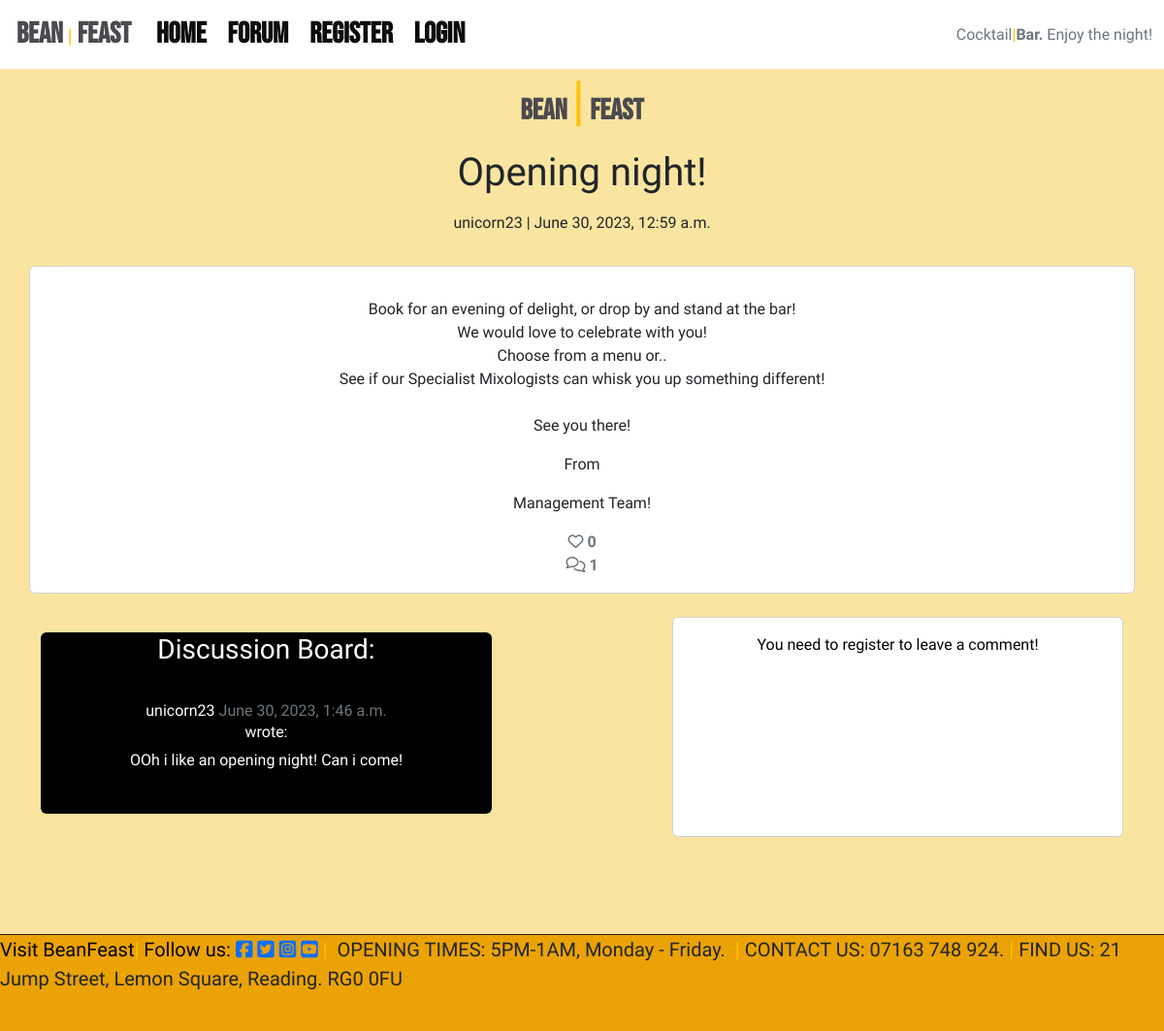
/opening-night/, run on the app's committed database.
### forum/models.py (models this page shows, shortened)
class Post(models.Model):
    title = models.CharField(max_length = 200, unique = True)
    slug = models.SlugField(max_length = 200, blank=True,  null=True, unique=True)
    author = models.ForeignKey(
    User, on_delete = models.CASCADE, related_name = 'forum_posts')
    updated_on = models.DateTimeField(auto_now = True)
    content = models.TextField()
    featured_image = CloudinaryField('image', default = 'placeholder')
    excerpt = models.TextField(blank = True)
    created_on = models.DateTimeField(auto_now_add = True)
    status = models.IntegerField(choices = STATUS, default = 0)
    likes = models.ManyToManyField(
    User, related_name = 'forum_likes', blank = True)
    class Meta:
        ordering = ['-created_on']
    def number_of_likes(self):
        return self.likes.count()

class Comment(models.Model):
    post = models.ForeignKey(
    Post, on_delete = models.CASCADE, related_name = 'comments')
    name = models.CharField(max_length = 80)
    body = models.TextField()
    created_on = models.DateTimeField(auto_now_add = True)
    approved = models.BooleanField(default = False)
    class Meta:
        ordering = ['created_on']

### forum/views.py (the view, shortened to what this page needs)
# urls.py: path('<slug:slug>/', views.PostDetail.as_view(), name = 'post_detail'),
class PostDetail(View):
    def get(self, request, slug, *args, **kwargs):
        queryset = Post.objects.filter(status = 1)
        post = get_object_or_404(queryset, slug = slug)
        comments = post.comments.filter(
        approved = True).order_by("-created_on")
        liked = False
        if post.likes.filter(id = self.request.user.id).exists():
            liked = True
        return render(
            request,
            "post_detail.html",
            {
                "post": post,
                "comments": comments,
                "commented": False,
                "liked": liked,
                "comment_form": CommentForm(),
            },
        )

### templates/post_detail.html (shortened to what this page needs)
{% extends 'base.html' %} {% block content %}
{% load crispy_forms_tags %}
<div class="jumbotron jumbotron-fluid">
    <div class="container text-center">
        <h1 class="display-4"><span class="beanfeast">Bean</span><span class="text-warning">|</span><span><strong
                    class="beanfeast">Feast</strong></span></h1>
        <p class="beanfeast">
        <h1>{{ post.title }}
        </h1>
        </p>
        <p>
        <p>{{ post.author }} | {{ post.created_on }}</p>
        </p>
    </div>
</div>
<div class="container text-center">
    <div class="row">
        <div class="col card mb-4 mt-3">
            <div class="card-body">
                <p class="card-text">{{ post.content | safe }}</p>
                <div class="row">
                    <div class="col">
                        <strong>
                            {% if user.is_authenticated %}
                            <form class="d-inline like-form" action="{% url 'post_like' post.slug %}" method="POST">
                                {% csrf_token %}
                                {% if liked %}
                                <p><button type="submit" name="forumpost_id" value="{{post.slug}}" class="btn-like"><i
                                            class="fas fa-heart"></i></button>
                                    {% else %}
                                    <button type="submit" name="forumpost_id" value="{{post.slug}}" class="btn-like"><i
                                            class="far fa-heart"></i></button>
                                </p>
                                {% endif %}
                            </form>
                            {% else %}
                            <span class="text-secondary"><i class="far fa-heart"></i></span>
                            {% endif %}
                            <span class="text-secondary">{{ post.number_of_likes }}</span>
                        </strong>
                    </div>
                    <span>
                        {% with comments.count as total_comments %}
                        <strong class="text-secondary"><i class="far fa-comments"></i>
                            {{ total_comments }}
                        </strong>
                        {% endwith %}
                    </span>
                </div>
            </div>
        </div>
    </div>
    <div class="row mx-auto">
        <div class="mb-4 mt-3 col-lg-5 col-md-5 col-sm-4 card text-white bg-black">
            <h3>Discussion Board:</h3>
            <div class="card-body">
                {% for comment in comments %}
                <div style="padding: 10px;">
                    <div class="font-weight-bold">
                        {{ comment.name }}
                        <span class=" text-muted font-weight-normal">
                            {{ comment.created_on }}
                        </span>
                        <h6>wrote:</h6>
                        <span>
                            {{ comment.body | linebreaks }}
                        </span>
                    </div>
                </div>
                {% empty %}
                <p>No comments yet, be the first to start chatting!</p>
                {% endfor %}
            </div>
        </div>
        <div class="col-lg-2 col-md-2 col-sm-1"></div>
        <div class="pb-5 col-lg-5 col-md-5 col-sm-7 card text-black bg-white">
            <div class="card-body">
                {% if commented %}
                <div class="alert alert-success" role="alert">
                    Your comment is awaiting approval
                </div>
                {% else %}
                <p>You need to register to leave a comment!</p>
                {% endif %}
            </div>
        </div>
    </div>
</div>
{% endblock content %}

### static/css/style.css (style rules this page uses)
html, body { margin: 0; padding: 0; background-color: #fae5a0; }
p, div { font-family: 'Oswald', sans-serif; }
.beanfeast { font-family: 'Bebas Neue', sans-serif; font-size: 30px; font-weight: 700; color: #4A4A4F; padding: 0 5px 0 5px; }

### data on the page
Post: title "Opening night!", author "unicorn23", created_on "June 30, 2023, 12:59 a.m.", content "Book for an evening of delight, or drop by and stand at the bar! We would love to celebrate with you! Choose from a menu or.. See if our Specialist Mixologists can whisk you up something different! See you there! From Management Team!", number_of_likes "0"
Comment: name "unicorn23", created_on "June 30, 2023, 1:46 a.m.", body "OOh i like an opening night! Can i come!"

### other printed values
{{ total_comments }} "1"
